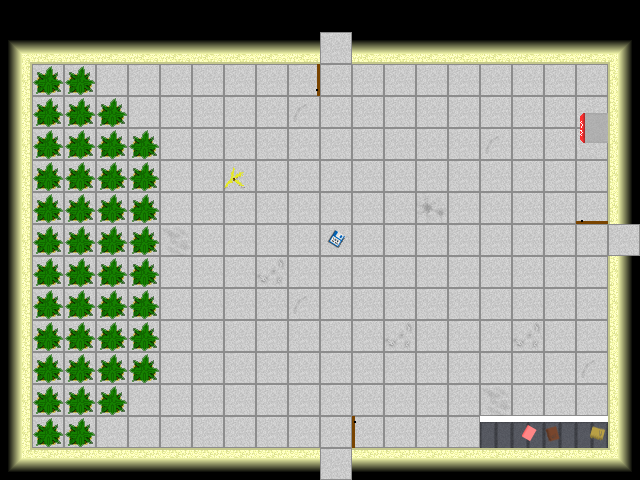

The image is a tile-based game level rendered from a .tmx file. Its description and source (layers, tilesets, objects; grid data summarised) follow:
An orthogonal 20x15 tile map with 32x32 px tiles, 1 tile layer (Tile Layer 1), 1 hidden layer not drawn, 2 tilesets and 4 objects (mainPlayer, doorRight, doorUp, doorDown).

<map version="1.0" orientation="orthogonal" width="20" height="15" tilewidth="32" tileheight="32">
 <tileset firstgid="1" name="metatiles32x32" tilewidth="32" tileheight="32">
  <image source="../img/map/metatiles32x32.png" width="288" height="32" />
  <tile id="0">
   <properties>
    <property name="type" value="solid" />
   </properties>
  </tile>
  <tile id="5">
   <properties>
    <property name="type" value="doorRight" />
   </properties>
  </tile>
  <tile id="6">
   <properties>
    <property name="type" value="doorUp" />
   </properties>
  </tile>
  <tile id="7">
   <properties>
    <property name="type" value="doorDown" />
   </properties>
  </tile>
  <tile id="8">
   <properties>
    <property name="type" value="doorLeft" />
   </properties>
  </tile>
 </tileset>
 <tileset firstgid="10" name="Terrain" tilewidth="32" tileheight="32">
  <image source="../img/map/Terrain.png" width="256" height="256" />
 </tileset>
 <layer name="Tile Layer 1" width="20" height="15">
  <data>[300 cells, 280 non-empty, 25 distinct tile ids]</data>
 </layer>
 <layer name="collision" width="20" height="15" visible="0">
  <data>[300 cells, 103 non-empty, 1 distinct tile ids]</data>
 </layer>
 <objectgroup name="Object Layer 1" width="20" height="15">
  <object name="mainPlayer" x="320" y="128" width="32" height="32">
   <properties>
    <property name="image" value="Main_char" />
    <property name="spritewidth" value="64" />
   </properties>
  </object>
 </objectgroup>
 <objectgroup name="doors" width="20" height="15">
  <object name="doorRight" x="576" y="224" width="28" height="28" />
  <object name="doorUp" x="320" y="64" width="29" height="28">
   <properties>
    <property name="type" value="door" />
   </properties>
  </object>
  <object name="doorDown" x="320" y="416" width="29" height="30">
   <properties>
    <property name="type" value="door" />
   </properties>
  </object>
 </objectgroup>
</map>